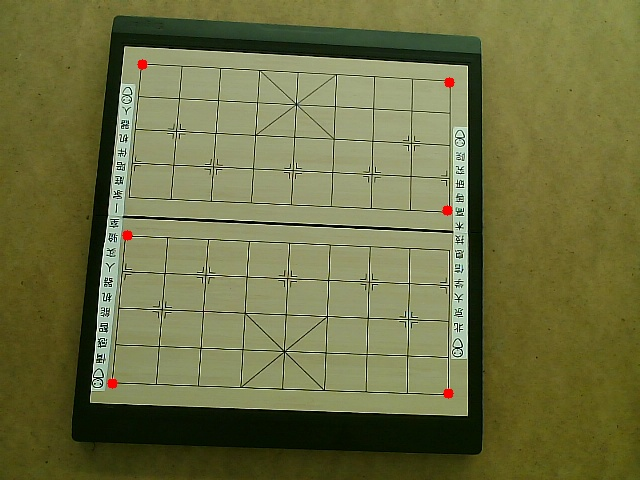
#> input picture FBM_TEST/Template_matching/Template_target/chessboard_template.jpg, 640 x 480 px
$ python ORB_matching.py
#> lines starting #> are read from the running program, lines starting #| are printed output that depends on the picture
import numpy as np
import cv2
from matplotlib import pyplot as plt

img1 = cv2.imread('Template_target/chessboard_template.jpg', cv2.IMREAD_GRAYSCALE)
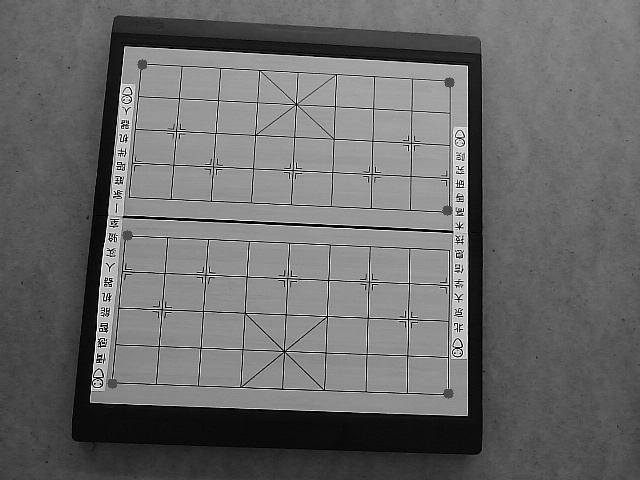
#> img1: shape (480, 640); min 0, max 255, mean 106.1
img2 = cv2.imread('Template_target/chessboard_target.png', cv2.IMREAD_GRAYSCALE)
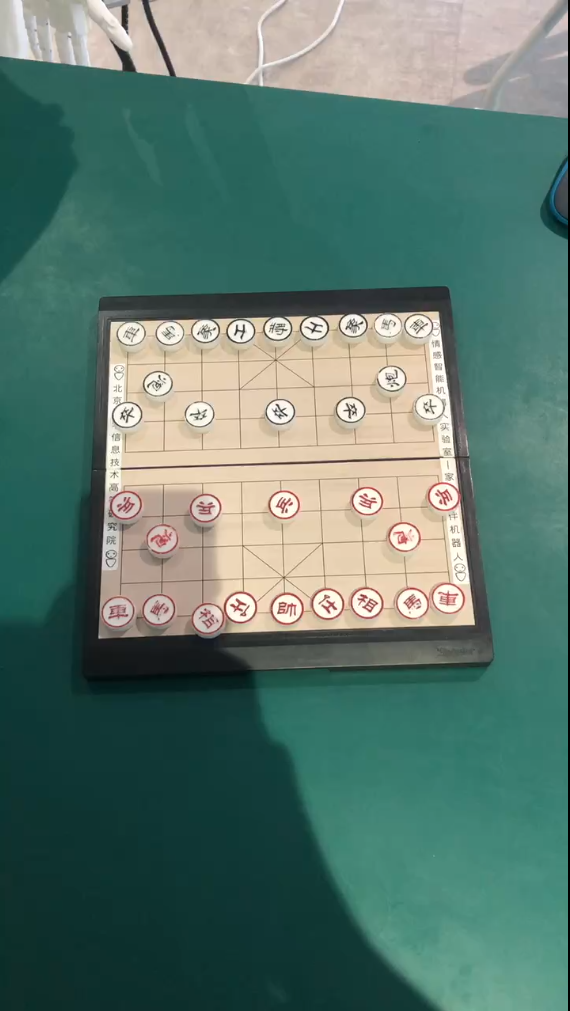
#> input picture FBM_TEST/Template_matching/Template_target/chessboard_target.png, 570 x 1011 px
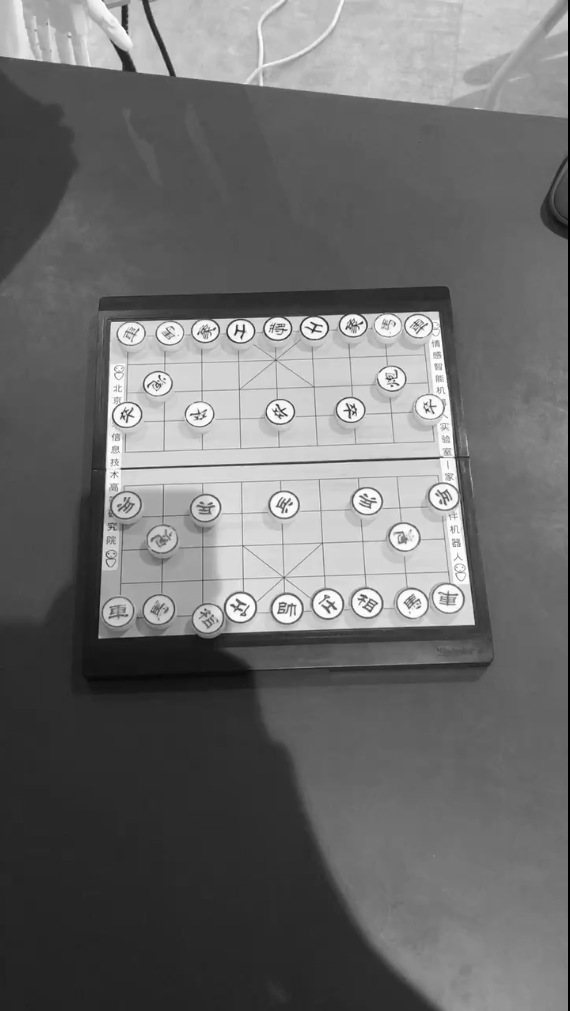
#> img2: shape (1011, 570); min 0, max 255, mean 109.6

orb = cv2.ORB_create()
kp1, des1 = orb.detectAndCompute(img1, None)
#> kp1 = 500 keypoints; strongest (x, y, size): (97, 355, 31), (100, 355, 31), (97, 360, 31), (101, 331, 31)
kp2, des2 = orb.detectAndCompute(img2, None)
#> kp2 = 500 keypoints; strongest (x, y, size): (241, 328, 31), (312, 326, 31), (312, 331, 31), (317, 328, 31)

# For Brute Force matching
# bf = cv2.BFMatcher(cv2.NORM_HAMMING, crossCheck = True)
# matches = bf.match(des1, des2)

# For KNN Matching
bf = cv2.BFMatcher(cv2.NORM_HAMMING, crossCheck = False)
matches = bf.knnMatch(des1, des2, k = 2)
#> matches = 500 matches
# matches = sorted(matches, key = lambda x : x.distance)
img3 = cv2.drawMatchesKnn(img1, kp1, img2, kp2, matches, img2, flags = 2)
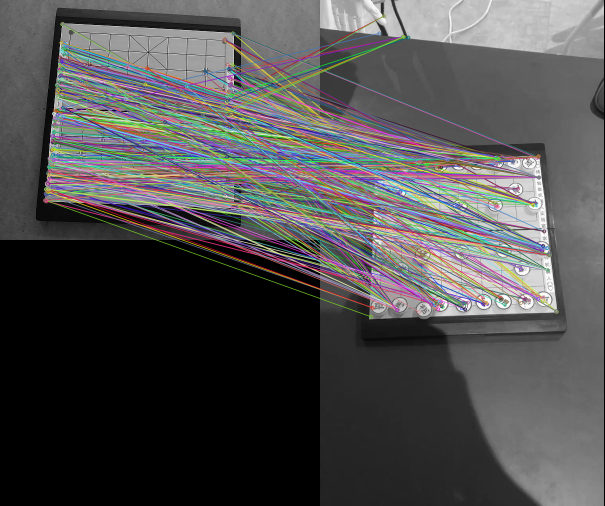
#> img3: shape (1011, 1210, 3) (shown at 1/2 size); mean of channels 0, 1, 2 78.9, 78.4, 79.3; drawn as B, G, R
plt.imshow(img3)
plt.show()
